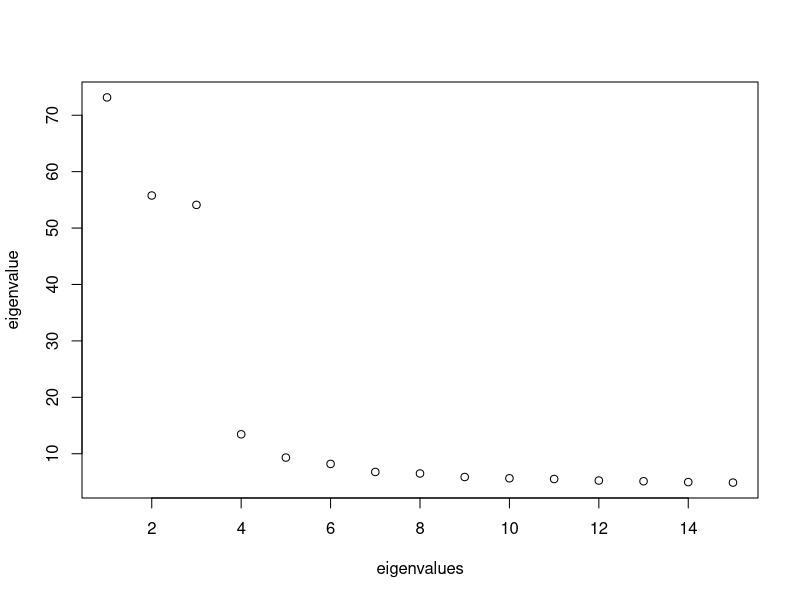

Source code (R):
N = 200
J = 200

sim1 <- function(N, J, K){
  F.matr <- matrix(runif(N*K,-1,1), N, K);
  F.matr <- cbind(rep(1,N), F.matr)
  A.matr <- matrix(runif(J*(K+1),-1,1), J, K+1);                 
  
  temp = F.matr %*% t(A.matr);
  rate = exp(temp);
  resp = matrix(0, N, J);
  resp[] = rpois(N*J, rate)
  
  list(resp = resp)
}

set.seed(1)
data = sim1(N, J, 3)
eigen.res = eigen(cov(data$resp))

pdf(file = "scree.pdf", height = 5, width = 5)
plot(eigen.res$values[1:15], xlab = "eigenvalues", ylab = "eigenvalue")

dev.off()